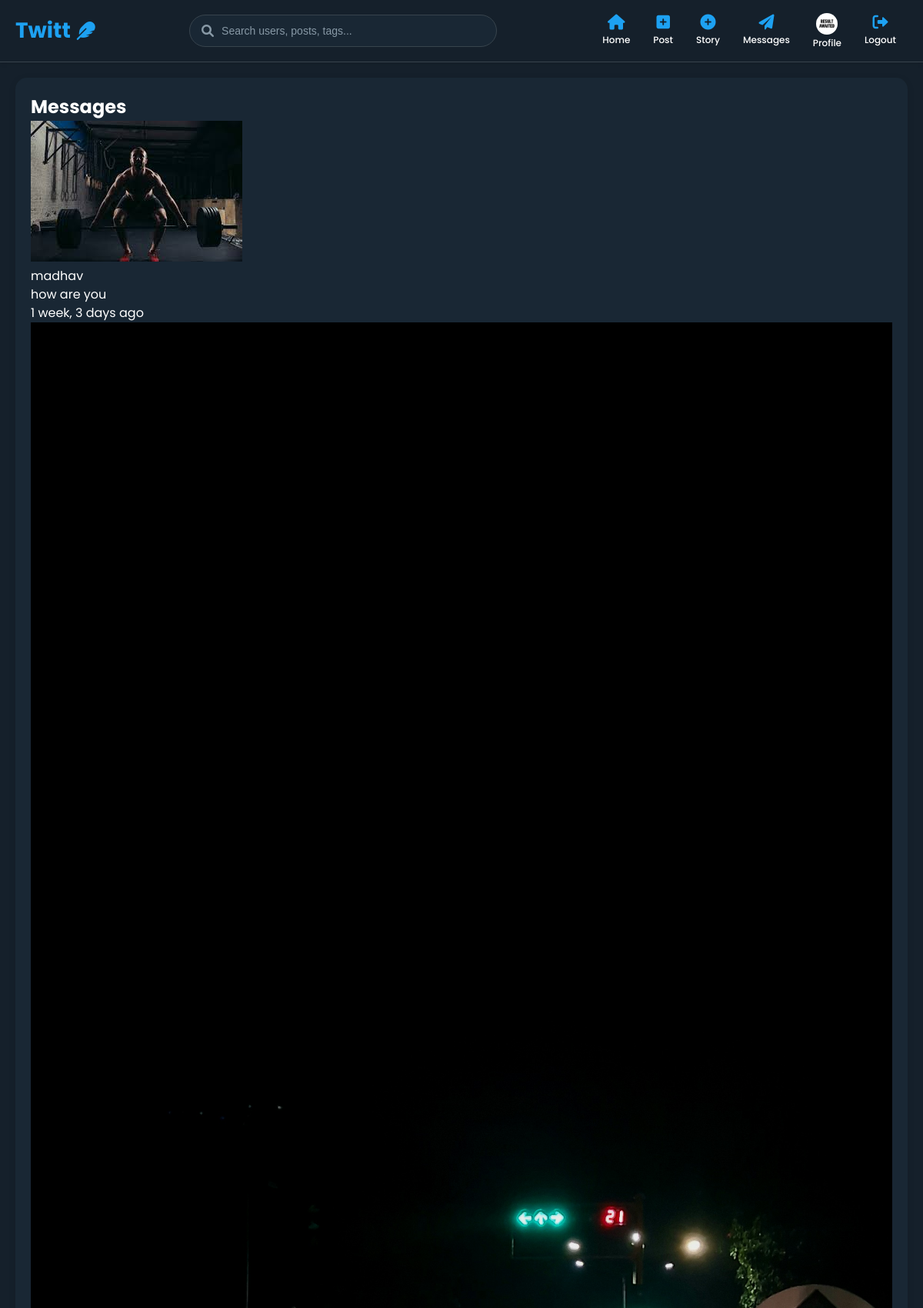
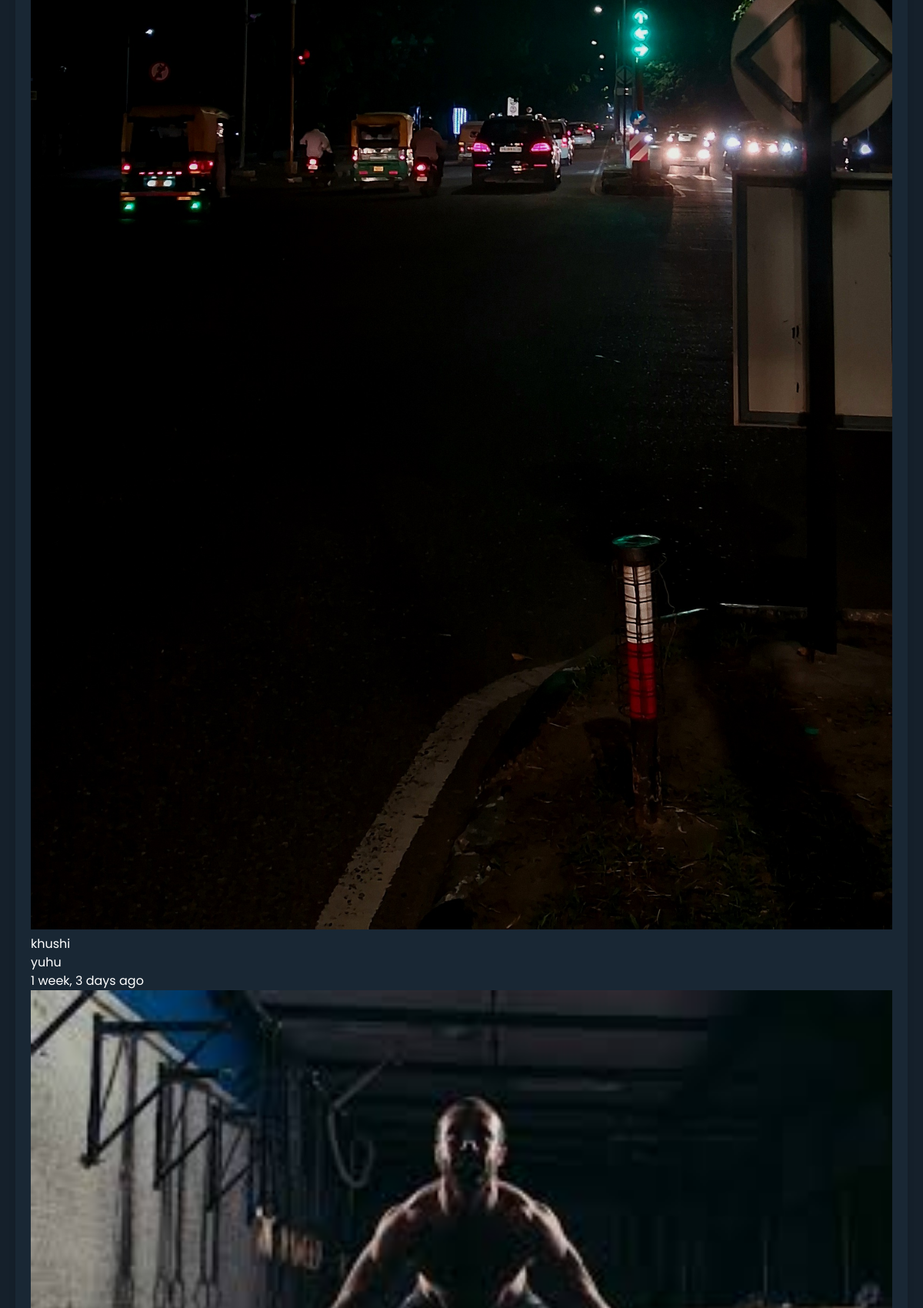
The page /inbox/2/ (signed in, upper part) on the database its author committed (2 pictures, top to bottom).
### clone/models.py (models this page shows, shortened)
class Profile(models.Model):
    user = models.OneToOneField(User, on_delete=models.CASCADE)
    bio = models.TextField(blank=True)
    profile_pic = models.ImageField(upload_to='profile_pics', default='default_profile.png')
    followers = models.ManyToManyField(User, related_name='following', blank=True)

class Conversation(models.Model):
    participants = models.ManyToManyField(User, related_name='conversations')
    last_message = models.ForeignKey(DirectMessage, on_delete=models.SET_NULL, null=True, blank=True, related_name='conversation')
    updated_at = models.DateTimeField(auto_now=True)
    class Meta:
        ordering = ['-updated_at']

class DirectMessage(models.Model):
    sender = models.ForeignKey(User, on_delete=models.CASCADE, related_name='sent_messages')
    receiver = models.ForeignKey(User, on_delete=models.CASCADE, related_name='received_messages')
    content = models.TextField()
    image = models.ImageField(upload_to='message_images', blank=True, null=True)
    created_at = models.DateTimeField(auto_now_add=True)
    is_read = models.BooleanField(default=False)
    class Meta:
        ordering = ['created_at']

### clone/views.py (the view)
# urls.py: path('inbox/<int:conversation_id>/', views.conversation, name='conversation'),
@login_required
def conversation(request, conversation_id):
    conversation = get_object_or_404(Conversation, id=conversation_id, participants=request.user)
    conversation.other_user = conversation.participants.exclude(id=request.user.id).first()
    all_conversations = Conversation.objects.filter(participants=request.user)
    for conv in all_conversations:
        conv.other_user = conv.participants.exclude(id=request.user.id).first()
    messages_list = DirectMessage.objects.filter(
        Q(sender__in=conversation.participants.all(), receiver=request.user) |
        Q(sender=request.user, receiver__in=conversation.participants.all())
    ).order_by('created_at')
    unread_messages = messages_list.filter(is_read=False, receiver=request.user)
    for message in unread_messages:
        message.is_read = True
        message.save()
    if request.method == 'POST':
        form = MessageForm(request.POST, request.FILES)
        if form.is_valid():
            message = form.save(commit=False)
            message.sender = request.user
            receiver = conversation.other_user
            message.receiver = receiver
            message.save()
            conversation.last_message = message
            conversation.save()
            return redirect('conversation', conversation_id=conversation_id)
    else:
        form = MessageForm()
    context = {
        'conversation': conversation,
        'conversations': all_conversations,
        'messages_list': messages_list,
        'form': form,
    }
    return render(request, 'conversation.html', context)

### clone/forms.py
class MessageForm(forms.ModelForm):
    class Meta:
        model = DirectMessage
        fields = ['content', 'image']
        widgets = {
            'content': forms.Textarea(attrs={'rows': 2, 'placeholder': 'Type a message...'}),
        }

### templates/conversation.html (shortened to what this page needs)
{% extends 'base.html' %}
{% block content %}
<div class="dm-container">
    <div class="dm-sidebar">
        <div class="dm-header">
            <h2>Messages</h2>
        </div>
        <div class="dm-conversations">
            {% for conv in conversations %}
            <a href="{% url 'conversation' conv.id %}" class="conversation-item {% if conv.id == conversation.id %}active{% endif %} ">
                <div class="conversation-avatar">
                    <img src="{{ conv.other_user.profile.profile_pic.url }}" alt="{{ conv.other_user.username }}">
                </div>
                <div class="conversation-info">
                    <div class="conversation-name">{{ conv.other_user.username }}</div>
                    {% if conv.last_message %}
                    <div class="conversation-last-message">
                        {% if conv.last_message.image %}
                        <span>Sent an image</span>
                        {% else %}
                        <span>{{ conv.last_message.content|truncatechars:30 }}</span>
                        {% endif %}
                    </div>
                    <div class="conversation-time">
                        {{ conv.last_message.created_at|timesince }} ago
                    </div>
                    {% endif %}
                </div>
            </a>
            {% endfor %}
        </div>
    </div>
    <div class="dm-content">
        <div class="conversation-header">
            {% if conversation.other_user.username %}
                <a href="{% url 'profile' conversation.other_user.username %}" class="conversation-user">
                    <img src="{{ conversation.other_user.profile.profile_pic.url }}" alt="{{ conversation.other_user.username }}" class="profile-pic-small">
                </a>
            {% else %}
                <a href="{% url 'profile' 'guest' %}" class="conversation-user">
                    <img src="{{ conversation.other_user.profile.profile_pic.url }}" alt="Guest User" class="profile-pic-small">
                    <span>Guest User</span>
                </a>
            {% endif %}
        </div>
    </div>
</div>
{% endblock %}

### templates/base.html (shortened to what this page needs)
{% load static %}
<!DOCTYPE html>
<html lang="en">
<head>
    <link rel="stylesheet" href="https://cdnjs.cloudflare.com/ajax/libs/font-awesome/6.0.0-beta3/css/all.min.css">
    <link rel="stylesheet" href="{% static 'css/style.css' %}">
</head>
<body>
    <div class="app-container">
        <header>
            <nav class="navbar">
                <div class="navbar-brand">
                    <a href="{% url 'home' %}">
                        <span class="logo-text">Twitt</span>
                        <i class="fas fa-feather logo-icon"></i>
                    </a>
                </div>
                {% if user.is_authenticated %}
                <div class="search-bar">
                    <form action="{% url 'search' %}" method="GET">
                        <div class="search-wrapper">
                            <i class="fas fa-search search-icon"></i>
                            <input type="text" name="q" placeholder="Search users, posts, tags..." value="{{ request.GET.q }}">
                        </div>
                    </form>
                </div>
                <div class="navbar-menu">
                    <a href="{% url 'home' %}" class="nav-item" title="Home">
                        <i class="fas fa-home"></i>
                        <span class="nav-text">Home</span>
                    </a>
                    <a href="{% url 'create_post' %}" class="nav-item" title="Create Post">
                        <i class="fas fa-plus-square"></i>
                        <span class="nav-text">Post</span>
                    </a>
                    <a href="{% url 'create_story' %}" class="nav-item" title="Create Story">
                        <i class="fas fa-circle-plus"></i>
                        <span class="nav-text">Story</span>
                    </a>
                    <a href="{% url 'inbox' %}" class="nav-item" title="Messages">
                        <i class="fas fa-paper-plane"></i>
                        <span class="nav-text">Messages</span>
                    </a>
                    <a href="{% url 'profile' user.username %}" class="nav-item profile-link" title="Profile">
                        <div class="profile-pic-container">
                            <img src="{{ user.profile.profile_pic.url }}" alt="{{ user.username }}" class="profile-pic-small">
                        </div>
                        <span class="nav-text">Profile</span>
                    </a>
                    <a href="{% url 'logout' %}" class="nav-item" title="Logout">
                        <i class="fas fa-sign-out-alt"></i>
                        <span class="nav-text">Logout</span>
                    </a>
                </div>
                {% else %}
                <div class="auth-buttons">
                    <a href="{% url 'login' %}" class="btn btn-login">Login</a>
                    <a href="{% url 'register' %}" class="btn btn-register">Register</a>
                </div>
                {% endif %}
            </nav>
        </header>
        <main class="content">
            <div class="main-content">
                {% block content %}{% endblock %}
            </div>
        </main>
    </div>
</body>
</html>

### static/css/style.css (style rules this page uses)
:root { --primary-color: #1DA1F2; --primary-light: #1a91da; --secondary-color: #ff69b4; --secondary-light: #ff8dc6; --background-color: #15202B; --content-bg: #192734; --text-color: #FFFFFF; --text-secondary: #8899A6; --border-color: #38444d; --hover-color: #ff69b4; --button-color: #1DA1F2; --icon-color: #1DA1F2; --success-color: #4BB543; --error-color: #FF3333; --warning-color: #FFD700; --info-color: #1DA1F2; }
* { margin: 0; padding: 0; box-sizing: border-box; }
body { font-family: 'Poppins', -apple-system, BlinkMacSystemFont, "Segoe UI", Roboto, Helvetica, Arial, sans-serif; background-color: var(--background-color); color: var(--text-color); line-height: 1.5; min-height: 100vh; }
.app-container { display: flex; flex-direction: column; min-height: 100vh; }
a { text-decoration: none; color: var(--text-color); transition: color 0.2s ease; }
img { max-width: 100%; }
i { color: var(--icon-color); }
.navbar { display: flex; justify-content: space-between; align-items: center; padding: 15px 20px; background-color: var(--background-color); border-bottom: 1px solid var(--border-color); position: sticky; top: 0; z-index: 1000; box-shadow: 0 2px 5px rgba(0, 0, 0, 0.1); }
.navbar-brand a { display: flex; align-items: center; color: var(--primary-color); font-size: 28px; font-weight: bold; }
.logo-text { margin-right: 8px; }
.logo-icon { font-size: 24px; }
.search-bar { flex: 1; max-width: 400px; margin: 0 20px; }
.search-wrapper { position: relative; display: flex; align-items: center; background-color: var(--content-bg); border-radius: 30px; overflow: hidden; padding: 0 15px; border: 1px solid var(--border-color); transition: all 0.3s ease; }
.search-icon { color: var(--text-secondary); margin-right: 10px; }
.search-bar input { width: 100%; background: transparent; border: none; padding: 12px 0; color: var(--text-color); font-size: 14px; outline: none; }
.search-bar input::placeholder { color: var(--text-secondary); }
.navbar-menu { display: flex; align-items: center; }
.nav-item { display: flex; flex-direction: column; align-items: center; justify-content: center; margin: 0 15px; position: relative; color: var(--text-color); font-weight: 500; }
.nav-item i { font-size: 20px; margin-bottom: 4px; }
.nav-text { font-size: 12px; display: block; }
.profile-link { position: relative; }
.profile-pic-container { width: 32px; height: 32px; border-radius: 50%; overflow: hidden; border: 2px solid transparent; transition: all 0.3s ease; }
.profile-pic-small { width: 100%; height: 100%; object-fit: cover; }
.content { flex: 1; padding: 20px; background-color: var(--background-color); max-width: 1200px; width: 100%; margin: 0 auto; }
.main-content { background-color: var(--content-bg); border-radius: 15px; padding: 20px; box-shadow: 0 2px 10px rgba(0, 0, 0, 0.1); }

### rows shown on the page
Conversation: other_user.profile.profile_pic (picture), other_user.username "madhav", last_message.content "how are you", last_message.created_at "1 week, 3 days"
Conversation: other_user.profile.profile_pic (picture), other_user.username "khushi", last_message.content "yuhu", last_message.created_at "1 week, 3 days"
